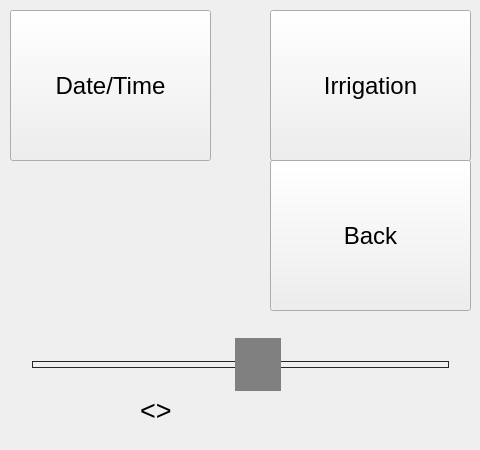
   <widget class="QWidget" name="editsettings_page">
    <widget class="QPushButton" name="irrigation_page_btn">
     <property name="geometry">
      <rect>
       <x>270</x>
       <y>10</y>
       <width>201</width>
       <height>151</height>
      </rect>
     </property>
     <property name="font">
      <font>
       <family>Segoe UI</family>
       <pointsize>18</pointsize>
       <bold>false</bold>
      </font>
     </property>
     <property name="text">
      <string>Irrigation</string>
     </property>
    </widget>
    <widget class="QPushButton" name="editsettings_back_btn">
     <property name="geometry">
      <rect>
       <x>270</x>
       <y>160</y>
       <width>201</width>
       <height>151</height>
      </rect>
     </property>
     <property name="font">
      <font>
       <family>Segoe UI</family>
       <pointsize>18</pointsize>
       <bold>false</bold>
      </font>
     </property>
     <property name="text">
      <string>Back</string>
     </property>
    </widget>
    <widget class="QPushButton" name="datetime_page_btn">
     <property name="geometry">
      <rect>
       <x>10</x>
       <y>10</y>
       <width>201</width>
       <height>151</height>
      </rect>
     </property>
     <property name="font">
      <font>
       <family>Segoe UI</family>
       <pointsize>18</pointsize>
       <bold>false</bold>
      </font>
     </property>
     <property name="text">
      <string>Date/Time</string>
     </property>
    </widget>
    <widget class="QSlider" name="brightness_slider">
     <property name="geometry">
      <rect>
       <x>20</x>
       <y>330</y>
       <width>441</width>
       <height>68</height>
      </rect>
     </property>
     <property name="sizePolicy">
      <sizepolicy hsizetype="Expanding" vsizetype="Fixed">
       <horstretch>0</horstretch>
       <verstretch>0</verstretch>
      </sizepolicy>
     </property>
     <property name="font">
      <font>
       <family>Segoe UI</family>
       <pointsize>10</pointsize>
       <bold>false</bold>
      </font>
     </property>
     <property name="styleSheet">
      <string notr="true">.QSlider {
    min-height: 68px;
    max-height: 68px;
}

.QSlider::groove:horizontal {
    border: 1px solid #262626;
    height: 5px;
    margin: 0 12px;
}

.QSlider::handle:horizontal {
    background: Grey;
    width: 46px;
    height: 100px;
	margin: -24px -12px
}</string>
     </property>
     <property name="minimum">
      <number>25</number>
     </property>
     <property name="maximum">
      <number>255</number>
     </property>
     <property name="value">
      <number>150</number>
     </property>
     <property name="orientation">
      <enum>Qt::Orientation::Horizontal</enum>
     </property>
     <property name="tickPosition">
      <enum>QSlider::TickPosition::TicksAbove</enum>
     </property>
     <property name="tickInterval">
      <number>10</number>
     </property>
    </widget>
    <widget class="QLabel" name="brightness_label">
     <property name="geometry">
      <rect>
       <x>140</x>
       <y>380</y>
       <width>201</width>
       <height>61</height>
      </rect>
     </property>
     <property name="font">
      <font>
       <family>Segoe UI</family>
       <pointsize>20</pointsize>
       <bold>false</bold>
      </font>
     </property>
     <property name="text">
      <string>&lt;&lt;Brightness&gt;&gt;</string>
     </property>
    </widget>
   </widget>
